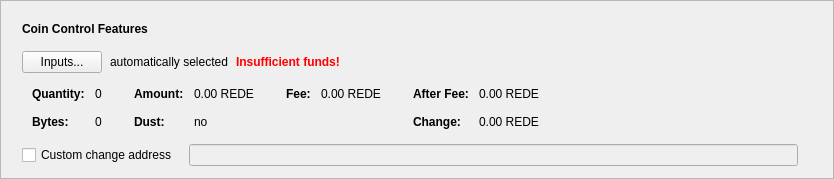
      <widget class="QFrame" name="frameCoinControl">
       <property name="sizePolicy">
        <sizepolicy hsizetype="Expanding" vsizetype="Fixed">
         <horstretch>0</horstretch>
         <verstretch>0</verstretch>
        </sizepolicy>
       </property>
       <property name="frameShape">
        <enum>QFrame::StyledPanel</enum>
       </property>
       <property name="frameShadow">
        <enum>QFrame::Raised</enum>
       </property>
       <layout class="QVBoxLayout" name="verticalLayout_2">
        <item>
         <layout class="QVBoxLayout" name="verticalLayoutCoinControl" stretch="0,0,0,0,0">
          <property name="spacing">
           <number>0</number>
          </property>
          <property name="sizeConstraint">
           <enum>QLayout::SetDefaultConstraint</enum>
          </property>
          <property name="leftMargin">
           <number>10</number>
          </property>
          <property name="topMargin">
           <number>10</number>
          </property>
          <item>
           <layout class="QHBoxLayout" name="horizontalLayoutCoinControl1">
            <property name="bottomMargin">
             <number>15</number>
            </property>
            <item>
             <widget class="QLabel" name="labelCoinControlFeatures">
              <property name="sizePolicy">
               <sizepolicy hsizetype="Preferred" vsizetype="Maximum">
                <horstretch>0</horstretch>
                <verstretch>0</verstretch>
               </sizepolicy>
              </property>
              <property name="font">
               <font>
                <weight>75</weight>
                <bold>true</bold>
               </font>
              </property>
              <property name="styleSheet">
               <string notr="true">font-weight:bold;</string>
              </property>
              <property name="text">
               <string>Coin Control Features</string>
              </property>
             </widget>
            </item>
           </layout>
          </item>
          <item>
           <layout class="QHBoxLayout" name="horizontalLayoutCoinControl2" stretch="0,0,0,0">
            <property name="spacing">
             <number>8</number>
            </property>
            <property name="bottomMargin">
             <number>10</number>
            </property>
            <item>
             <widget class="QPushButton" name="pushButtonCoinControl">
              <property name="styleSheet">
               <string notr="true"/>
              </property>
              <property name="text">
               <string>Inputs...</string>
              </property>
              <property name="autoDefault">
               <bool>false</bool>
              </property>
             </widget>
            </item>
            <item>
             <widget class="QLabel" name="labelCoinControlAutomaticallySelected">
              <property name="text">
               <string>automatically selected</string>
              </property>
              <property name="margin">
               <number>5</number>
              </property>
             </widget>
            </item>
            <item>
             <widget class="QLabel" name="labelCoinControlInsuffFunds">
              <property name="font">
               <font>
                <weight>75</weight>
                <bold>true</bold>
               </font>
              </property>
              <property name="styleSheet">
               <string notr="true">color:red;font-weight:bold;</string>
              </property>
              <property name="text">
               <string>Insufficient funds!</string>
              </property>
              <property name="margin">
               <number>5</number>
              </property>
             </widget>
            </item>
            <item>
             <spacer name="horizontalSpacerCoinControl">
              <property name="orientation">
               <enum>Qt::Horizontal</enum>
              </property>
              <property name="sizeHint" stdset="0">
               <size>
                <width>40</width>
                <height>1</height>
               </size>
              </property>
             </spacer>
            </item>
           </layout>
          </item>
          <item>
           <widget class="QWidget" name="widgetCoinControl" native="true">
            <property name="sizePolicy">
             <sizepolicy hsizetype="Preferred" vsizetype="Preferred">
              <horstretch>0</horstretch>
              <verstretch>0</verstretch>
             </sizepolicy>
            </property>
            <property name="minimumSize">
             <size>
              <width>0</width>
              <height>0</height>
             </size>
            </property>
            <property name="styleSheet">
             <string notr="true"/>
            </property>
            <layout class="QHBoxLayout" name="horizontalLayoutCoinControl5">
             <property name="leftMargin">
              <number>0</number>
             </property>
             <property name="topMargin">
              <number>0</number>
             </property>
             <property name="rightMargin">
              <number>0</number>
             </property>
             <property name="bottomMargin">
              <number>0</number>
             </property>
             <item>
              <layout class="QHBoxLayout" name="horizontalLayoutCoinControl3" stretch="0,0,0,1">
               <property name="spacing">
                <number>20</number>
               </property>
               <property name="topMargin">
                <number>0</number>
               </property>
               <property name="bottomMargin">
                <number>10</number>
               </property>
               <item>
                <layout class="QFormLayout" name="formLayoutCoinControl1">
                 <property name="horizontalSpacing">
                  <number>10</number>
                 </property>
                 <property name="verticalSpacing">
                  <number>14</number>
                 </property>
                 <property name="leftMargin">
                  <number>10</number>
                 </property>
                 <property name="topMargin">
                  <number>4</number>
                 </property>
                 <property name="rightMargin">
                  <number>6</number>
                 </property>
                 <item row="0" column="0">
                  <widget class="QLabel" name="labelCoinControlQuantityText">
                   <property name="font">
                    <font>
                     <weight>75</weight>
                     <bold>true</bold>
                    </font>
                   </property>
                   <property name="text">
                    <string>Quantity:</string>
                   </property>
                   <property name="margin">
                    <number>0</number>
                   </property>
                  </widget>
                 </item>
                 <item row="0" column="1">
                  <widget class="QLabel" name="labelCoinControlQuantity">
                   <property name="cursor">
                    <cursorShape>IBeamCursor</cursorShape>
                   </property>
                   <property name="contextMenuPolicy">
                    <enum>Qt::ActionsContextMenu</enum>
                   </property>
                   <property name="text">
                    <string notr="true">0</string>
                   </property>
                   <property name="margin">
                    <number>0</number>
                   </property>
                   <property name="textInteractionFlags">
                    <set>Qt::LinksAccessibleByMouse|Qt::TextSelectableByKeyboard|Qt::TextSelectableByMouse</set>
                   </property>
                  </widget>
                 </item>
                 <item row="1" column="0">
                  <widget class="QLabel" name="labelCoinControlBytesText">
                   <property name="font">
                    <font>
                     <weight>75</weight>
                     <bold>true</bold>
                    </font>
                   </property>
                   <property name="text">
                    <string>Bytes:</string>
                   </property>
                  </widget>
                 </item>
                 <item row="1" column="1">
                  <widget class="QLabel" name="labelCoinControlBytes">
                   <property name="cursor">
                    <cursorShape>IBeamCursor</cursorShape>
                   </property>
                   <property name="contextMenuPolicy">
                    <enum>Qt::ActionsContextMenu</enum>
                   </property>
                   <property name="text">
                    <string notr="true">0</string>
                   </property>
                   <property name="textInteractionFlags">
                    <set>Qt::LinksAccessibleByMouse|Qt::TextSelectableByKeyboard|Qt::TextSelectableByMouse</set>
                   </property>
                  </widget>
                 </item>
                </layout>
               </item>
               <item>
                <layout class="QFormLayout" name="formLayoutCoinControl2">
                 <property name="horizontalSpacing">
                  <number>10</number>
                 </property>
                 <property name="verticalSpacing">
                  <number>14</number>
                 </property>
                 <property name="leftMargin">
                  <number>6</number>
                 </property>
                 <property name="topMargin">
                  <number>4</number>
                 </property>
                 <property name="rightMargin">
                  <number>6</number>
                 </property>
                 <item row="0" column="0">
                  <widget class="QLabel" name="labelCoinControlAmountText">
                   <property name="font">
                    <font>
                     <weight>75</weight>
                     <bold>true</bold>
                    </font>
                   </property>
                   <property name="text">
                    <string>Amount:</string>
                   </property>
                   <property name="margin">
                    <number>0</number>
                   </property>
                  </widget>
                 </item>
                 <item row="0" column="1">
                  <widget class="QLabel" name="labelCoinControlAmount">
                   <property name="cursor">
                    <cursorShape>IBeamCursor</cursorShape>
                   </property>
                   <property name="contextMenuPolicy">
                    <enum>Qt::ActionsContextMenu</enum>
                   </property>
                   <property name="text">
                    <string notr="true">0.00 REDE</string>
                   </property>
                   <property name="textInteractionFlags">
                    <set>Qt::LinksAccessibleByMouse|Qt::TextSelectableByKeyboard|Qt::TextSelectableByMouse</set>
                   </property>
                  </widget>
                 </item>
                 <item row="1" column="0">
                  <widget class="QLabel" name="labelCoinControlLowOutputText">
                   <property name="font">
                    <font>
                     <weight>75</weight>
                     <bold>true</bold>
                    </font>
                   </property>
                   <property name="text">
                    <string>Dust:</string>
                   </property>
                  </widget>
                 </item>
                 <item row="1" column="1">
                  <widget class="QLabel" name="labelCoinControlLowOutput">
                   <property name="cursor">
                    <cursorShape>IBeamCursor</cursorShape>
                   </property>
                   <property name="contextMenuPolicy">
                    <enum>Qt::ActionsContextMenu</enum>
                   </property>
                   <property name="text">
                    <string notr="true">no</string>
                   </property>
                   <property name="textInteractionFlags">
                    <set>Qt::LinksAccessibleByMouse|Qt::TextSelectableByKeyboard|Qt::TextSelectableByMouse</set>
                   </property>
                  </widget>
                 </item>
                </layout>
               </item>
               <item>
                <layout class="QFormLayout" name="formLayoutCoinControl3">
                 <property name="horizontalSpacing">
                  <number>10</number>
                 </property>
                 <property name="verticalSpacing">
                  <number>14</number>
                 </property>
                 <property name="leftMargin">
                  <number>6</number>
                 </property>
                 <property name="topMargin">
                  <number>4</number>
                 </property>
                 <property name="rightMargin">
                  <number>6</number>
                 </property>
                 <item row="0" column="0">
                  <widget class="QLabel" name="labelCoinControlFeeText">
                   <property name="font">
                    <font>
                     <weight>75</weight>
                     <bold>true</bold>
                    </font>
                   </property>
                   <property name="text">
                    <string>Fee:</string>
                   </property>
                   <property name="margin">
                    <number>0</number>
                   </property>
                  </widget>
                 </item>
                 <item row="0" column="1">
                  <widget class="QLabel" name="labelCoinControlFee">
                   <property name="cursor">
                    <cursorShape>IBeamCursor</cursorShape>
                   </property>
                   <property name="contextMenuPolicy">
                    <enum>Qt::ActionsContextMenu</enum>
                   </property>
                   <property name="text">
                    <string notr="true">0.00 REDE</string>
                   </property>
                   <property name="textInteractionFlags">
                    <set>Qt::LinksAccessibleByMouse|Qt::TextSelectableByKeyboard|Qt::TextSelectableByMouse</set>
                   </property>
                  </widget>
                 </item>
                </layout>
               </item>
               <item>
                <layout class="QFormLayout" name="formLayoutCoinControl4">
                 <property name="horizontalSpacing">
                  <number>10</number>
                 </property>
                 <property name="verticalSpacing">
                  <number>14</number>
                 </property>
                 <property name="leftMargin">
                  <number>6</number>
                 </property>
                 <property name="topMargin">
                  <number>4</number>
                 </property>
                 <property name="rightMargin">
                  <number>6</number>
                 </property>
                 <item row="0" column="0">
                  <widget class="QLabel" name="labelCoinControlAfterFeeText">
                   <property name="font">
                    <font>
                     <weight>75</weight>
                     <bold>true</bold>
                    </font>
                   </property>
                   <property name="text">
                    <string>After Fee:</string>
                   </property>
                   <property name="margin">
                    <number>0</number>
                   </property>
                  </widget>
                 </item>
                 <item row="0" column="1">
                  <widget class="QLabel" name="labelCoinControlAfterFee">
                   <property name="cursor">
                    <cursorShape>IBeamCursor</cursorShape>
                   </property>
                   <property name="contextMenuPolicy">
                    <enum>Qt::ActionsContextMenu</enum>
                   </property>
                   <property name="text">
                    <string notr="true">0.00 REDE</string>
                   </property>
                   <property name="textInteractionFlags">
                    <set>Qt::LinksAccessibleByMouse|Qt::TextSelectableByKeyboard|Qt::TextSelectableByMouse</set>
                   </property>
                  </widget>
                 </item>
                 <item row="1" column="0">
                  <widget class="QLabel" name="labelCoinControlChangeText">
                   <property name="font">
                    <font>
                     <weight>75</weight>
                     <bold>true</bold>
                    </font>
                   </property>
                   <property name="text">
                    <string>Change:</string>
                   </property>
                  </widget>
                 </item>
                 <item row="1" column="1">
                  <widget class="QLabel" name="labelCoinControlChange">
                   <property name="cursor">
                    <cursorShape>IBeamCursor</cursorShape>
                   </property>
                   <property name="contextMenuPolicy">
                    <enum>Qt::ActionsContextMenu</enum>
                   </property>
                   <property name="text">
                    <string notr="true">0.00 REDE</string>
                   </property>
                   <property name="textInteractionFlags">
                    <set>Qt::LinksAccessibleByMouse|Qt::TextSelectableByKeyboard|Qt::TextSelectableByMouse</set>
                   </property>
                  </widget>
                 </item>
                </layout>
               </item>
              </layout>
             </item>
            </layout>
           </widget>
          </item>
          <item>
           <layout class="QHBoxLayout" name="horizontalLayoutCoinControl4" stretch="0,0,0">
            <property name="spacing">
             <number>12</number>
            </property>
            <property name="sizeConstraint">
             <enum>QLayout::SetDefaultConstraint</enum>
            </property>
            <property name="topMargin">
             <number>5</number>
            </property>
            <property name="rightMargin">
             <number>5</number>
            </property>
            <item>
             <widget class="QCheckBox" name="checkBoxCoinControlChange">
              <property name="toolTip">
               <string>If this is activated, but the change address is empty or invalid, change will be sent to a newly generated address.</string>
              </property>
              <property name="text">
               <string>Custom change address</string>
              </property>
             </widget>
            </item>
            <item>
             <widget class="QValidatedLineEdit" name="lineEditCoinControlChange">
              <property name="enabled">
               <bool>false</bool>
              </property>
              <property name="sizePolicy">
               <sizepolicy hsizetype="Expanding" vsizetype="Fixed">
                <horstretch>0</horstretch>
                <verstretch>0</verstretch>
               </sizepolicy>
              </property>
             </widget>
            </item>
            <item>
             <widget class="QLabel" name="labelCoinControlChangeLabel">
              <property name="sizePolicy">
               <sizepolicy hsizetype="Preferred" vsizetype="Expanding">
                <horstretch>0</horstretch>
                <verstretch>0</verstretch>
               </sizepolicy>
              </property>
              <property name="minimumSize">
               <size>
                <width>0</width>
                <height>0</height>
               </size>
              </property>
              <property name="text">
               <string/>
              </property>
              <property name="margin">
               <number>3</number>
              </property>
             </widget>
            </item>
           </layout>
          </item>
          <item>
           <spacer name="verticalSpacerCoinControl">
            <property name="orientation">
             <enum>Qt::Vertical</enum>
            </property>
            <property name="sizeType">
             <enum>QSizePolicy::Expanding</enum>
            </property>
            <property name="sizeHint" stdset="0">
             <size>
              <width>800</width>
              <height>1</height>
             </size>
            </property>
           </spacer>
          </item>
         </layout>
        </item>
       </layout>
      </widget>
